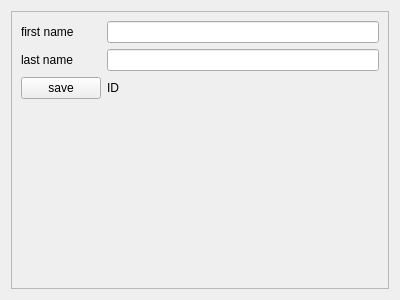
<?xml version="1.0" encoding="UTF-8"?>
<ui version="4.0">
 <class>UIPerson</class>
 <widget class="QWidget" name="UIPerson">
  <property name="geometry">
   <rect>
    <x>0</x>
    <y>0</y>
    <width>400</width>
    <height>300</height>
   </rect>
  </property>
  <property name="windowTitle">
   <string>UIPerson</string>
  </property>
  <layout class="QVBoxLayout" name="verticalLayout">
   <item>
    <widget class="QFrame" name="frame">
     <property name="frameShape">
      <enum>QFrame::StyledPanel</enum>
     </property>
     <property name="frameShadow">
      <enum>QFrame::Raised</enum>
     </property>
     <layout class="QGridLayout" name="gridLayout">
      <item row="1" column="1">
       <widget class="QLineEdit" name="lastName_lineEdit"/>
      </item>
      <item row="0" column="1">
       <widget class="QLineEdit" name="firstName_lineEdit"/>
      </item>
      <item row="1" column="0">
       <widget class="QLabel" name="label_2">
        <property name="text">
         <string>last name</string>
        </property>
       </widget>
      </item>
      <item row="0" column="0">
       <widget class="QLabel" name="label">
        <property name="text">
         <string>first name</string>
        </property>
       </widget>
      </item>
      <item row="2" column="0">
       <widget class="QPushButton" name="save_pushButton">
        <property name="text">
         <string>save</string>
        </property>
       </widget>
      </item>
      <item row="2" column="1">
       <widget class="QLabel" name="objectID_label">
        <property name="text">
         <string>ID</string>
        </property>
       </widget>
      </item>
      <item row="3" column="0">
       <spacer name="verticalSpacer">
        <property name="orientation">
         <enum>Qt::Vertical</enum>
        </property>
        <property name="sizeHint" stdset="0">
         <size>
          <width>20</width>
          <height>40</height>
         </size>
        </property>
       </spacer>
      </item>
     </layout>
    </widget>
   </item>
  </layout>
 </widget>
 <resources/>
 <connections/>
</ui>
